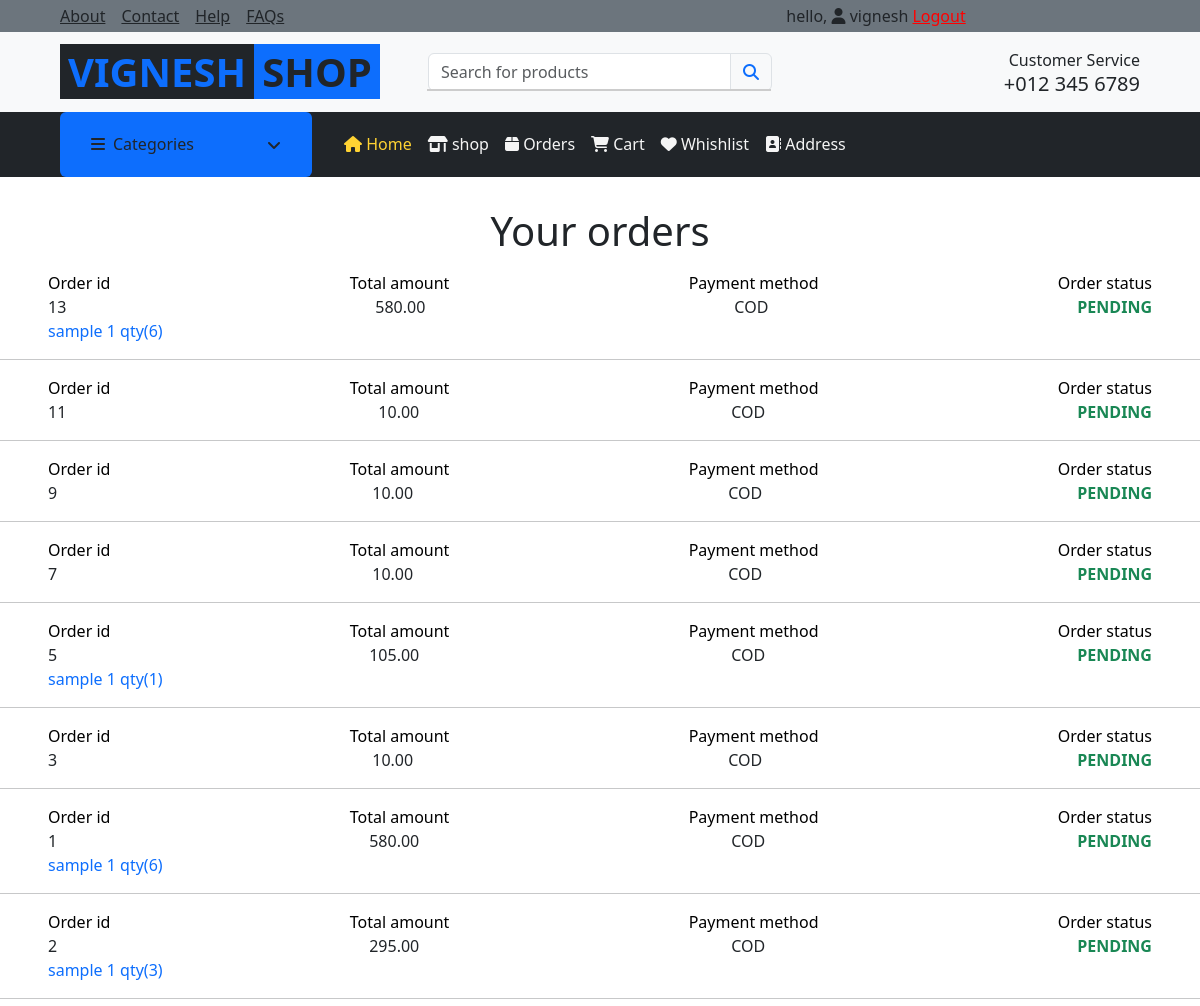
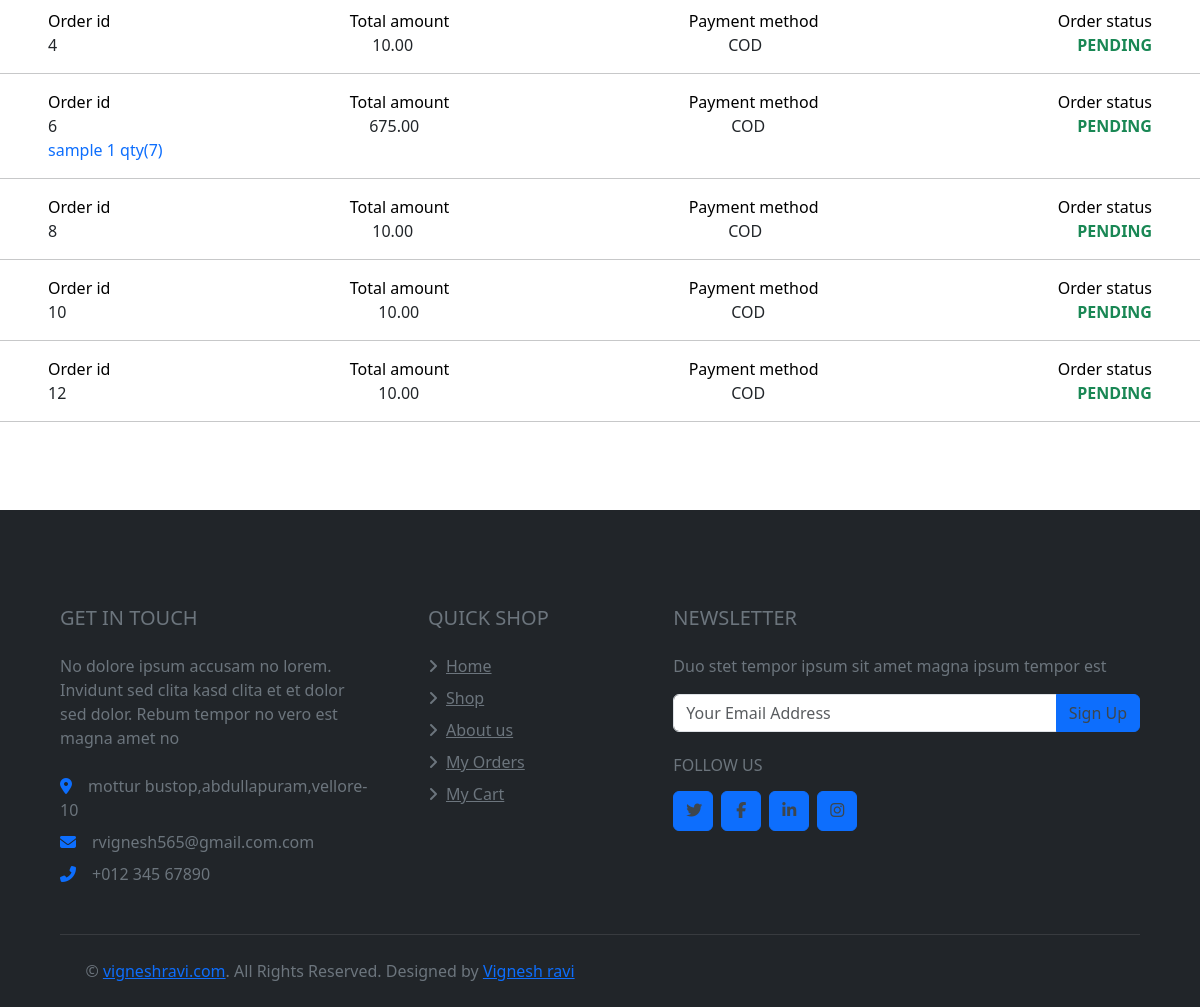
/orders/ (signed in), run on the app's committed database (2 pictures, top to bottom).
### app/models.py (models this page shows, shortened)
class CustomUser(AbstractBaseUser, PermissionsMixin):
    email = models.EmailField(max_length=255, unique=True)
    name = models.CharField(max_length=255)
    mobilenumber = models.CharField(max_length=15)
    is_active = models.BooleanField(default=True)
    is_staff = models.BooleanField(default=False)
    is_admin = models.BooleanField(default=False)
    is_superuser = models.BooleanField(default=False)
    objects = CustomUserManager()
    USERNAME_FIELD = 'email'
    REQUIRED_FIELDS = ['name', 'mobilenumber']

class Order(models.Model):
    STATUS_CHOICES = [
        ('PENDING', 'Pending'),
        ('PROCESSING', 'Processing'),
        ('OUT_FOR_DELIVERY', 'Out for Delivery'),
        ('DELIVERED', 'Delivered'),
        ('CANCELLED', 'Cancelled'),
    ]
    user = models.ForeignKey(settings.AUTH_USER_MODEL, on_delete=models.CASCADE)
    address = models.ForeignKey(Address, on_delete=models.CASCADE)
    total_amount = models.DecimalField(max_digits=10, decimal_places=2)
    payment_method = models.CharField(max_length=255)
    status = models.CharField(max_length=20, choices=STATUS_CHOICES, default='PENDING')
    razorpay_order_id = models.CharField(max_length=255, blank=True, null=True)

class Product(models.Model):
    name = models.CharField(max_length=100)
    description = models.TextField()
    specification = RichTextField(blank=True, null=True)
    information = RichTextField(blank=True, null=True)
    discount = models.IntegerField()
    stock = models.IntegerField()
    price = models.IntegerField()
    discounted_price = models.IntegerField(blank=True, null=True)
    image = models.ImageField(upload_to='products/')
    category = models.ForeignKey(Category, on_delete=models.CASCADE)
    subcategory = models.ForeignKey(SubCategory, on_delete=models.CASCADE, null=True, blank=True)
    featured = models.BooleanField(default=False)
    created_at = models.DateTimeField(auto_now_add=True)
    updated_at = models.DateTimeField(auto_now=True)

### app/checkoutview.py (the view)
# urls.py: path('orders/', orders, name='orders'),
@login_required(login_url='login_view')
def orders(request):
    categories = Category.objects.all()
    placedorders = Order.objects.filter(user=request.user)
    content = []
    for i in placedorders:
        cartdata = {
            'orderid':i.id,
            'paymentmethod':i.payment_method,
            'status':i.status,
            'total':i.total_amount,
            'products':[]
        }
        data = OrderItem.objects.filter(order_id=i.id)
        for j in data:
            print(j.product_id,'qty',j.quantity)
            product = Product.objects.get(id=j.product_id)
            p = {
            'productname':product.name,
            'quantity':j.quantity,
            'price':product.price
            }
            cartdata['products'].append(p)
        content.append(cartdata)
        content.reverse()
        print(content)
    return render(request,'pages/orders.html',{'data':content,'categories':categories})

### templates/pages/orders.html
{% extends 'base/base.html' %} {% block title %} {% endblock title %}
{% block style %} {% endblock style %} {% block content %}
<h1 class="text-center mb-3">Your orders</h1>
{% for item in data%}
<div class="d-flex justify-content-between mx-5" style="color: black;">
  <span>Order id</span>
  <span>Total amount</span>
  <span>Payment method</span>
  <span>Order status</span>
</div>
<div class="d-flex justify-content-between mx-5">
  <span>{{item.orderid}}</span>
  <span>{{item.total}}</span>
  <span>{{item.paymentmethod}}</span>
  <span class="text-success "><b>{{item.status}}</b></span>
</div>
{%for i in item.products %}
<p class='mx-5 mt-0 mb-0 text-primary'>{{i.productname}}  qty({{i.quantity}})</p>
{%endfor%}
<hr >
{%endfor%}
<br />
{% endblock content %}

### templates/inc/topnavbar.html (shortened to what this page needs)
<div class="container-fluid">
    <div class="row bg-secondary py-1 px-xl-5">
        <div class="col-lg-6 d-none d-lg-block">
            <div class="d-inline-flex align-items-center h-100">
                <a class="text-body mr-3" href="">About</a>
                <a class="text-body mr-3" href="">Contact</a>
                <a class="text-body mr-3" href="">Help</a>
                <a class="text-body mr-3" href="">FAQs</a>
            </div>
        </div>
        <div class="col-lg-6 text-center text-lg-right">
            <div class="d-inline-flex align-items-center">
                <div class="d-flex">
                  {% if request.user.is_authenticated %}
                  <span><span>hello, <i class="fa-solid fa-user"></i> </span>{{request.user.name}} <a href="{% url 'logout_view' %}" style="color: red !important;">Logout</a></span>
                  {% else %}
                        <button class="dropdown-item bg-primary mx-1" type="button" > <a href="{% url 'signup_view' %}" style="color: white !important;">Register</a>  </button>
                        <button class="dropdown-item bg-primary mx-1" type="button"> <a href="{% url 'login_view' %}" style="color: white !important;">Login</a> </button>
                  {% endif %}
                    </div>
            </div>
        </div>
    </div>
    <div class="row align-items-center bg-light py-3 px-xl-5  ">
        <div class="col-lg-4 d-none d-lg-flex">
            <a href="" class="text-decoration-none">
                <span class="h1 text-uppercase text-primary bg-dark px-2">Vignesh</span>
                <span class="h1 text-uppercase text-dark bg-primary px-2 ml-n1">shop</span>
            </a>
        </div>
        <div class="col-lg-4 col-12 text-left">
            <div >
                <div class="input-group">
                    <input type="text" class="form-control" id="search-input"  placeholder="Search for products">
                    <div id="search-results" class="search-results"></div>
                    <div class="input-group-append">
                        <span class="input-group-text bg-transparent text-primary">
                            <i class="fa fa-search"></i>
                        </span>
                    </div>
                </div>
            </div>
        </div>
        <div class="col-lg-4 col-6 text-right d-none d-lg-block">
            <p class="m-0">Customer Service</p>
            <h5 class="m-0">+012 345 6789</h5>
        </div>
    </div>
</div>

### templates/inc/topnavbar.html (style rules this page uses)
.search-results { position: absolute; top: 36px; background-color: white; border: 1px solid #ccc; width: 100%; z-index: 1000; }

### templates/inc/mobilecategory.html (style rules this page uses)
.search-results { position: absolute; top: 36px; background-color: white; border: 1px solid #ccc; width: 100%; z-index: 1000; }

### data on the page
CustomUser: user.name "vignesh"
Order: total "580.00", paymentmethod "COD", status "PENDING"
Product: productname "sample 1" "sample 1" "sample 1" "sample 1" "sample 1"
Order: total "10.00", paymentmethod "COD", status "PENDING"
Order: total "10.00", paymentmethod "COD", status "PENDING"
Order: total "10.00", paymentmethod "COD", status "PENDING"
Order: total "105.00", paymentmethod "COD", status "PENDING"
Order: total "10.00", paymentmethod "COD", status "PENDING"
Order: total "580.00", paymentmethod "COD", status "PENDING"
Order: total "295.00", paymentmethod "COD", status "PENDING"
Order: total "10.00", paymentmethod "COD", status "PENDING"
Order: total "675.00", paymentmethod "COD", status "PENDING"
Order: total "10.00", paymentmethod "COD", status "PENDING"
Order: total "10.00", paymentmethod "COD", status "PENDING"
Order: total "10.00", paymentmethod "COD", status "PENDING"

### other printed values
{{ item.orderid }} "13" "11" "9" "7" "5" "3" "1" "2" "4" "6" "8" "10" "12"
{{ i.quantity }} "6" "1" "6" "3" "7"
